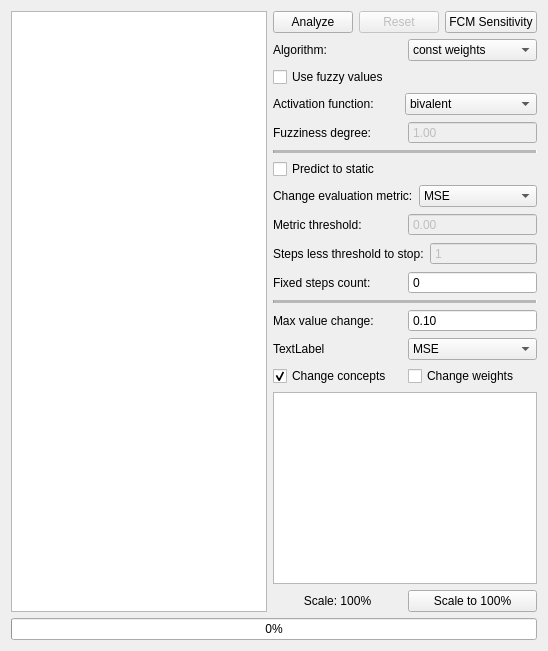
      <widget class="QWidget" name="sensitivityAnalysis">
       <property name="toolTip">
        <string>FCM sensitivity analysis</string>
       </property>
       <attribute name="title">
        <string>Sensitivity analysis</string>
       </attribute>
       <layout class="QGridLayout" name="gridLayout_6" rowstretch="0,0" columnstretch="3,1">
        <item row="0" column="0">
         <widget class="QStackedWidget" name="stackedWidgetSensitivity">
          <property name="sizePolicy">
           <sizepolicy hsizetype="Expanding" vsizetype="Expanding">
            <horstretch>0</horstretch>
            <verstretch>0</verstretch>
           </sizepolicy>
          </property>
          <property name="toolTip">
           <string>FCM sensitivity plot</string>
          </property>
          <property name="currentIndex">
           <number>0</number>
          </property>
          <widget class="QWidget" name="pageGraphSensitivity">
           <layout class="QVBoxLayout" name="layoutGraphSensitivity">
            <property name="margin" stdset="0">
             <number>0</number>
            </property>
            <item>
             <widget class="GraphView" name="graphicsViewSensitivity">
              <property name="toolTip">
               <string>Graphical sensitivity analysis area</string>
              </property>
              <property name="verticalScrollBarPolicy">
               <enum>Qt::ScrollBarPolicy::ScrollBarAlwaysOff</enum>
              </property>
              <property name="horizontalScrollBarPolicy">
               <enum>Qt::ScrollBarPolicy::ScrollBarAlwaysOff</enum>
              </property>
              <property name="interactive">
               <bool>true</bool>
              </property>
              <property name="sceneRect">
               <rectf>
                <x>0.000000000000000</x>
                <y>0.000000000000000</y>
                <width>0.000000000000000</width>
                <height>0.000000000000000</height>
               </rectf>
              </property>
             </widget>
            </item>
           </layout>
          </widget>
          <widget class="QWidget" name="pagePlotSensitivity">
           <layout class="QVBoxLayout" name="layoutPlotSensitivity">
            <property name="margin" stdset="0">
             <number>0</number>
            </property>
            <item>
             <widget class="QCustomPlot" name="plotSensitivity" native="true">
              <property name="sizePolicy">
               <sizepolicy hsizetype="Expanding" vsizetype="Expanding">
                <horstretch>0</horstretch>
                <verstretch>0</verstretch>
               </sizepolicy>
              </property>
             </widget>
            </item>
           </layout>
          </widget>
         </widget>
        </item>
        <item row="0" column="1">
         <layout class="QVBoxLayout" name="verticalLayout_5">
          <item>
           <layout class="QHBoxLayout" name="horizontalLayout_29">
            <item>
             <widget class="QPushButton" name="pushButtonAnalizeSensitivity">
              <property name="toolTip">
               <string>Start sensitivity analysis</string>
              </property>
              <property name="text">
               <string>Analyze</string>
              </property>
             </widget>
            </item>
            <item>
             <widget class="QPushButton" name="pushButtonResetSensitivity">
              <property name="enabled">
               <bool>false</bool>
              </property>
              <property name="toolTip">
               <string>Reset sensitivity analisys</string>
              </property>
              <property name="text">
               <string>Reset</string>
              </property>
             </widget>
            </item>
            <item>
             <widget class="QPushButton" name="showSensitivityPlot">
              <property name="toolTip">
               <string>Show FCM elements sensitivity or FCM sensitivity</string>
              </property>
              <property name="text">
               <string>FCM Sensitivity</string>
              </property>
             </widget>
            </item>
           </layout>
          </item>
          <item>
           <layout class="QHBoxLayout" name="horizontalLayout_30">
            <item>
             <widget class="QLabel" name="labelAlgorithmSensitivity">
              <property name="text">
               <string>Algorithm:</string>
              </property>
             </widget>
            </item>
            <item>
             <widget class="QComboBox" name="comboBoxAlgorithmSensitivity">
              <property name="toolTip">
               <string>FCM prediction algorithm</string>
              </property>
              <item>
               <property name="text">
                <string>const weights</string>
               </property>
              </item>
              <item>
               <property name="text">
                <string>changing weights</string>
               </property>
              </item>
             </widget>
            </item>
           </layout>
          </item>
          <item>
           <widget class="QCheckBox" name="useFuzzyValuesSensitivity">
            <property name="toolTip">
             <string>Use fuzzy values algorithms</string>
            </property>
            <property name="text">
             <string>Use fuzzy values</string>
            </property>
           </widget>
          </item>
          <item>
           <layout class="QHBoxLayout" name="horizontalLayout_31">
            <item>
             <widget class="QLabel" name="labelActivationSensitivity">
              <property name="text">
               <string>Activation function:</string>
              </property>
             </widget>
            </item>
            <item>
             <widget class="QComboBox" name="comboBoxActivationSensitivity">
              <item>
               <property name="text">
                <string>bivalent</string>
               </property>
              </item>
              <item>
               <property name="text">
                <string>trivalent</string>
               </property>
              </item>
              <item>
               <property name="text">
                <string>threshold-linear</string>
               </property>
              </item>
              <item>
               <property name="text">
                <string>sigmoid</string>
               </property>
              </item>
              <item>
               <property name="text">
                <string>hyperbolic tangent</string>
               </property>
              </item>
             </widget>
            </item>
           </layout>
          </item>
          <item>
           <layout class="QHBoxLayout" name="horizontalLayout_19">
            <item>
             <widget class="QLabel" name="label_13">
              <property name="text">
               <string>Fuzziness degree:</string>
              </property>
             </widget>
            </item>
            <item>
             <widget class="QDoubleSpinBox" name="fuzzinessDegreeSensitivity">
              <property name="enabled">
               <bool>false</bool>
              </property>
              <property name="buttonSymbols">
               <enum>QAbstractSpinBox::ButtonSymbols::NoButtons</enum>
              </property>
              <property name="minimum">
               <double>0.010000000000000</double>
              </property>
              <property name="value">
               <double>1.000000000000000</double>
              </property>
             </widget>
            </item>
           </layout>
          </item>
          <item>
           <widget class="Line" name="line_5">
            <property name="sizePolicy">
             <sizepolicy hsizetype="Minimum" vsizetype="Fixed">
              <horstretch>0</horstretch>
              <verstretch>0</verstretch>
             </sizepolicy>
            </property>
            <property name="font">
             <font>
              <pointsize>9</pointsize>
              <strikeout>false</strikeout>
              <stylestrategy>PreferDefault</stylestrategy>
              <kerning>true</kerning>
              <fontweight>Medium</fontweight>
             </font>
            </property>
            <property name="midLineWidth">
             <number>3</number>
            </property>
            <property name="orientation">
             <enum>Qt::Orientation::Horizontal</enum>
            </property>
           </widget>
          </item>
          <item>
           <widget class="QCheckBox" name="checkBoxPredictToStaticSensitivity">
            <property name="toolTip">
             <string>Predict until change metric is less threhold for specified number of steps</string>
            </property>
            <property name="text">
             <string>Predict to static</string>
            </property>
           </widget>
          </item>
          <item>
           <layout class="QHBoxLayout" name="horizontalLayout_32">
            <item>
             <widget class="QLabel" name="labelMetricSensitivity">
              <property name="text">
               <string>Change evaluation metric:</string>
              </property>
             </widget>
            </item>
            <item>
             <widget class="QComboBox" name="comboBoxMetricSensitivity">
              <property name="enabled">
               <bool>true</bool>
              </property>
              <property name="toolTip">
               <string>FCM change metric</string>
              </property>
              <item>
               <property name="text">
                <string>MSE</string>
               </property>
              </item>
              <item>
               <property name="text">
                <string>MAE</string>
               </property>
              </item>
              <item>
               <property name="text">
                <string>MAPE</string>
               </property>
              </item>
             </widget>
            </item>
           </layout>
          </item>
          <item>
           <layout class="QHBoxLayout" name="horizontalLayout_33">
            <item>
             <widget class="QLabel" name="labelThresholdSensitivity">
              <property name="text">
               <string>Metric threshold:</string>
              </property>
             </widget>
            </item>
            <item>
             <widget class="QDoubleSpinBox" name="doubleSpinBoxThresholdSensitivity">
              <property name="enabled">
               <bool>false</bool>
              </property>
              <property name="toolTip">
               <string>Threshold for predict to static mode</string>
              </property>
              <property name="buttonSymbols">
               <enum>QAbstractSpinBox::ButtonSymbols::NoButtons</enum>
              </property>
             </widget>
            </item>
           </layout>
          </item>
          <item>
           <layout class="QHBoxLayout" name="horizontalLayout_34">
            <item>
             <widget class="QLabel" name="labelMetricStepsSensitivity">
              <property name="text">
               <string>Steps less threshold to stop:</string>
              </property>
             </widget>
            </item>
            <item>
             <widget class="QSpinBox" name="spinBoxMetricStepsSensitivity">
              <property name="enabled">
               <bool>false</bool>
              </property>
              <property name="toolTip">
               <string>Number of steps for predict to static mode</string>
              </property>
              <property name="buttonSymbols">
               <enum>QAbstractSpinBox::ButtonSymbols::NoButtons</enum>
              </property>
              <property name="minimum">
               <number>1</number>
              </property>
             </widget>
            </item>
           </layout>
          </item>
          <item>
           <layout class="QHBoxLayout" name="horizontalLayout_35">
            <item>
             <widget class="QLabel" name="labelFixedStepsSensitivity">
              <property name="text">
               <string>Fixed steps count:</string>
              </property>
             </widget>
            </item>
            <item>
             <widget class="QSpinBox" name="spinBoxFixedStepsSensitivity">
              <property name="toolTip">
               <string>Predict for fixed number of steps</string>
              </property>
              <property name="buttonSymbols">
               <enum>QAbstractSpinBox::ButtonSymbols::NoButtons</enum>
              </property>
              <property name="maximum">
               <number>1000</number>
              </property>
             </widget>
            </item>
           </layout>
          </item>
          <item>
           <widget class="Line" name="line_6">
            <property name="sizePolicy">
             <sizepolicy hsizetype="Minimum" vsizetype="Fixed">
              <horstretch>0</horstretch>
              <verstretch>0</verstretch>
             </sizepolicy>
            </property>
            <property name="font">
             <font>
              <pointsize>9</pointsize>
              <strikeout>false</strikeout>
              <stylestrategy>PreferDefault</stylestrategy>
              <kerning>true</kerning>
              <fontweight>Medium</fontweight>
             </font>
            </property>
            <property name="midLineWidth">
             <number>3</number>
            </property>
            <property name="orientation">
             <enum>Qt::Orientation::Horizontal</enum>
            </property>
           </widget>
          </item>
          <item>
           <layout class="QHBoxLayout" name="horizontalLayout_36">
            <item>
             <widget class="QLabel" name="labelMaxChange">
              <property name="text">
               <string>Max value change:</string>
              </property>
             </widget>
            </item>
            <item>
             <widget class="QDoubleSpinBox" name="doubleSpinBoxMaxChange">
              <property name="enabled">
               <bool>true</bool>
              </property>
              <property name="toolTip">
               <string>Maximal change of FCM elements initial values during analysis</string>
              </property>
              <property name="buttonSymbols">
               <enum>QAbstractSpinBox::ButtonSymbols::NoButtons</enum>
              </property>
              <property name="maximum">
               <double>1.000000000000000</double>
              </property>
              <property name="singleStep">
               <double>0.100000000000000</double>
              </property>
              <property name="value">
               <double>0.100000000000000</double>
              </property>
             </widget>
            </item>
           </layout>
          </item>
          <item>
           <layout class="QHBoxLayout" name="horizontalLayout_20">
            <item>
             <widget class="QLabel" name="label_14">
              <property name="text">
               <string>TextLabel</string>
              </property>
             </widget>
            </item>
            <item>
             <widget class="QComboBox" name="sensitivityMeasureMetric">
              <item>
               <property name="text">
                <string>MSE</string>
               </property>
              </item>
              <item>
               <property name="text">
                <string>MAE</string>
               </property>
              </item>
              <item>
               <property name="text">
                <string>MAPE</string>
               </property>
              </item>
             </widget>
            </item>
           </layout>
          </item>
          <item>
           <layout class="QHBoxLayout" name="horizontalLayout_37">
            <item>
             <widget class="QCheckBox" name="changeConcepts">
              <property name="toolTip">
               <string>Change concepts during analysis</string>
              </property>
              <property name="text">
               <string>Change concepts</string>
              </property>
              <property name="checked">
               <bool>true</bool>
              </property>
             </widget>
            </item>
            <item>
             <widget class="QCheckBox" name="changeWeights">
              <property name="toolTip">
               <string>Change weights during analysis</string>
              </property>
              <property name="text">
               <string>Change weights</string>
              </property>
             </widget>
            </item>
           </layout>
          </item>
          <item>
           <widget class="MarkdownEdit" name="textEditNotesSensitivity">
            <property name="sizePolicy">
             <sizepolicy hsizetype="Expanding" vsizetype="Expanding">
              <horstretch>0</horstretch>
              <verstretch>0</verstretch>
             </sizepolicy>
            </property>
            <property name="toolTip">
             <string>FCM notes</string>
            </property>
            <property name="readOnly">
             <bool>false</bool>
            </property>
            <property name="html">
             <string>&lt;!DOCTYPE HTML PUBLIC &quot;-//W3C//DTD HTML 4.0//EN&quot; &quot;http://www.w3.org/TR/REC-html40/strict.dtd&quot;&gt;
&lt;html&gt;&lt;head&gt;&lt;meta name=&quot;qrichtext&quot; content=&quot;1&quot; /&gt;&lt;meta charset=&quot;utf-8&quot; /&gt;&lt;style type=&quot;text/css&quot;&gt;
p, li { white-space: pre-wrap; }
hr { height: 1px; border-width: 0; }
li.unchecked::marker { content: &quot;\2610&quot;; }
li.checked::marker { content: &quot;\2612&quot;; }
&lt;/style&gt;&lt;/head&gt;&lt;body style=&quot; font-family:'Segoe UI'; font-size:9pt; font-weight:400; font-style:normal;&quot;&gt;
&lt;p style=&quot;-qt-paragraph-type:empty; margin-top:0px; margin-bottom:0px; margin-left:0px; margin-right:0px; -qt-block-indent:0; text-indent:0px;&quot;&gt;&lt;br /&gt;&lt;/p&gt;&lt;/body&gt;&lt;/html&gt;</string>
            </property>
           </widget>
          </item>
          <item>
           <layout class="QHBoxLayout" name="horizontalLayout_39">
            <item>
             <widget class="QLabel" name="labelScaleSensitivity">
              <property name="toolTip">
               <string>Graphical sensitivity analysis area scale</string>
              </property>
              <property name="text">
               <string>Scale: 100%</string>
              </property>
              <property name="alignment">
               <set>Qt::AlignmentFlag::AlignCenter</set>
              </property>
             </widget>
            </item>
            <item>
             <widget class="QPushButton" name="pushButtonScaleSensitivity">
              <property name="toolTip">
               <string>Reset sensitivity analysis area scale to 100%</string>
              </property>
              <property name="text">
               <string>Scale to 100%</string>
              </property>
             </widget>
            </item>
           </layout>
          </item>
         </layout>
        </item>
        <item row="1" column="0" colspan="2">
         <widget class="QProgressBar" name="progressBarSensitivity">
          <property name="toolTip">
           <string>Sensitivity analysis progress</string>
          </property>
          <property name="minimum">
           <number>0</number>
          </property>
          <property name="maximum">
           <number>100</number>
          </property>
          <property name="value">
           <number>0</number>
          </property>
          <property name="textVisible">
           <bool>true</bool>
          </property>
          <property name="invertedAppearance">
           <bool>false</bool>
          </property>
          <property name="textDirection">
           <enum>QProgressBar::Direction::TopToBottom</enum>
          </property>
          <property name="format">
           <string>%v%</string>
          </property>
         </widget>
        </item>
       </layout>
      </widget>
